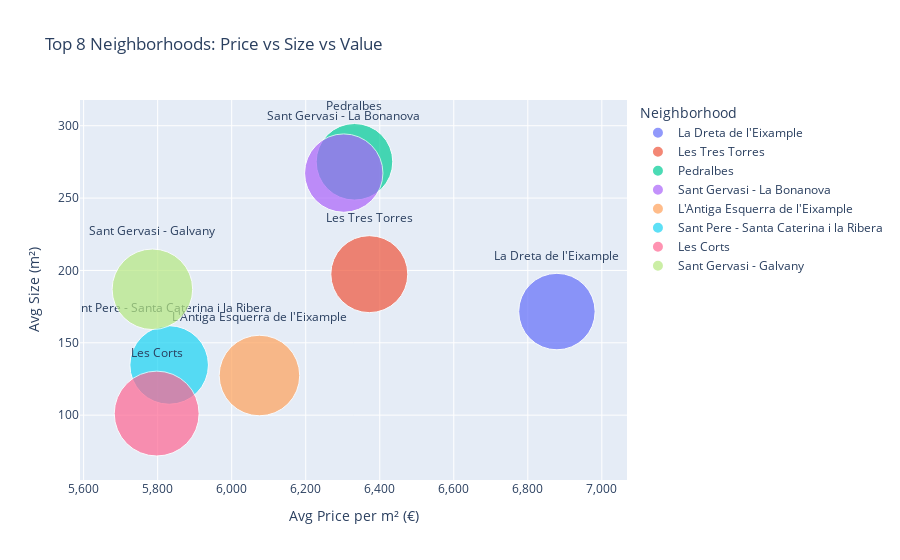

Source (notebook cell):
### Code cell
agg = (
    subset.groupby("neighborhood")
          .agg(
              avg_price_m2=("calculatedPricePerArea", "mean"),
              avg_size=("size", "mean"),
              area_per_100k=("area_per_100k", "mean")
          )
          .reindex(top8)
          .reset_index()
)

fig = px.scatter(
    agg,
    x="avg_price_m2",
    y="avg_size",
    size="area_per_100k",
    color="neighborhood",
    text="neighborhood",
    size_max=60,
    title="Top 8 Neighborhoods: Price vs Size vs Value",
    labels={
        "avg_price_m2": "Avg Price per m² (€)",
        "avg_size": "Avg Size (m²)",
        "area_per_100k": "m² per €100k"
    }
)

fig.update_traces(textposition='top center')
fig.update_layout(
    xaxis_tickformat=',',
    yaxis_tickformat=',',
    xaxis=dict(title="Avg Price per m² (€)"),
    yaxis=dict(title="Avg Size (m²)"),
    legend_title_text="Neighborhood"
)

fig.show()

### Figure 1 — Plotly figure (JSON) as saved in the notebook; plotly's stock layout.template omitted (floating-point values rounded to 4 significant figures)
{"data": [{"hovertemplate": "neighborhood=%{text}<br>Avg Price per m² (€)=%{x}<br>Avg Size (m²)=%{y}<br>m² per €100k=%{marker.size}<extra></extra>", "legendgroup": "La Dreta de l'Eixample", "marker": {"color": "#636efa", "size": [16.38], "sizemode": "area", "sizeref": 0.005604, "symbol": "circle"}, "mode": "markers+text", "name": "La Dreta de l'Eixample", "orientation": "v", "showlegend": true, "text": ["La Dreta de l'Eixample"], "textposition": "top center", "type": "scatter", "x": [6879.0], "xaxis": "x", "y": [171.6], "yaxis": "y"}, {"hovertemplate": "neighborhood=%{text}<br>Avg Price per m² (€)=%{x}<br>Avg Size (m²)=%{y}<br>m² per €100k=%{marker.size}<extra></extra>", "legendgroup": "Les Tres Torres", "marker": {"color": "#EF553B", "size": [16.6], "sizemode": "area", "sizeref": 0.005604, "symbol": "circle"}, "mode": "markers+text", "name": "Les Tres Torres", "orientation": "v", "showlegend": true, "text": ["Les Tres Torres"], "textposition": "top center", "type": "scatter", "x": [6372.0], "xaxis": "x", "y": [197.4], "yaxis": "y"}, {"hovertemplate": "neighborhood=%{text}<br>Avg Price per m² (€)=%{x}<br>Avg Size (m²)=%{y}<br>m² per €100k=%{marker.size}<extra></extra>", "legendgroup": "Pedralbes", "marker": {"color": "#00cc96", "size": [16.43], "sizemode": "area", "sizeref": 0.005604, "symbol": "circle"}, "mode": "markers+text", "name": "Pedralbes", "orientation": "v", "showlegend": true, "text": ["Pedralbes"], "textposition": "top center", "type": "scatter", "x": [6332.0], "xaxis": "x", "y": [275.1], "yaxis": "y"}, {"hovertemplate": "neighborhood=%{text}<br>Avg Price per m² (€)=%{x}<br>Avg Size (m²)=%{y}<br>m² per €100k=%{marker.size}<extra></extra>", "legendgroup": "Sant Gervasi - La Bonanova", "marker": {"color": "#ab63fa", "size": [17.21], "sizemode": "area", "sizeref": 0.005604, "symbol": "circle"}, "mode": "markers+text", "name": "Sant Gervasi - La Bonanova", "orientation": "v", "showlegend": true, "text": ["Sant Gervasi - La Bonanova"], "textposition": "top center", "type": "scatter", "x": [6303.0], "xaxis": "x", "y": [267.3], "yaxis": "y"}, {"hovertemplate": "neighborhood=%{text}<br>Avg Price per m² (€)=%{x}<br>Avg Size (m²)=%{y}<br>m² per €100k=%{marker.size}<extra></extra>", "legendgroup": "L'Antiga Esquerra de l'Eixample", "marker": {"color": "#FFA15A", "size": [18.18], "sizemode": "area", "sizeref": 0.005604, "symbol": "circle"}, "mode": "markers+text", "name": "L'Antiga Esquerra de l'Eixample", "orientation": "v", "showlegend": true, "text": ["L'Antiga Esquerra de l'Eixample"], "textposition": "top center", "type": "scatter", "x": [6075.0], "xaxis": "x", "y": [127.4], "yaxis": "y"}, {"hovertemplate": "neighborhood=%{text}<br>Avg Price per m² (€)=%{x}<br>Avg Size (m²)=%{y}<br>m² per €100k=%{marker.size}<extra></extra>", "legendgroup": "Sant Pere - Santa Caterina i la Ribera", "marker": {"color": "#19d3f3", "size": [17.3], "sizemode": "area", "sizeref": 0.005604, "symbol": "circle"}, "mode": "markers+text", "name": "Sant Pere - Santa Caterina i la Ribera", "orientation": "v", "showlegend": true, "text": ["Sant Pere - Santa Caterina i la Ribera"], "textposition": "top center", "type": "scatter", "x": [5831.0], "xaxis": "x", "y": [134.7], "yaxis": "y"}, {"hovertemplate": "neighborhood=%{text}<br>Avg Price per m² (€)=%{x}<br>Avg Size (m²)=%{y}<br>m² per €100k=%{marker.size}<extra></extra>", "legendgroup": "Les Corts", "marker": {"color": "#FF6692", "size": [20.17], "sizemode": "area", "sizeref": 0.005604, "symbol": "circle"}, "mode": "markers+text", "name": "Les Corts", "orientation": "v", "showlegend": true, "text": ["Les Corts"], "textposition": "top center", "type": "scatter", "x": [5797.0], "xaxis": "x", "y": [101.1], "yaxis": "y"}, {"hovertemplate": "neighborhood=%{text}<br>Avg Price per m² (€)=%{x}<br>Avg Size (m²)=%{y}<br>m² per €100k=%{marker.size}<extra></extra>", "legendgroup": "Sant Gervasi - Galvany", "marker": {"color": "#B6E880", "size": [18.19], "sizemode": "area", "sizeref": 0.005604, "symbol": "circle"}, "mode": "markers+text", "name": "Sant Gervasi - Galvany", "orientation": "v", "showlegend": true, "text": ["Sant Gervasi - Galvany"], "textposition": "top center", "type": "scatter", "x": [5786.0], "xaxis": "x", "y": [187.0], "yaxis": "y"}], "layout": {"legend": {"itemsizing": "constant", "title": {"text": "Neighborhood"}, "tracegroupgap": 0}, "title": {"text": "Top 8 Neighborhoods: Price vs Size vs Value"}, "xaxis": {"anchor": "y", "domain": [0, 1], "tickformat": ",", "title": {"text": "Avg Price per m² (€)"}}, "yaxis": {"anchor": "x", "domain": [0, 1], "tickformat": ",", "title": {"text": "Avg Size (m²)"}}}}
